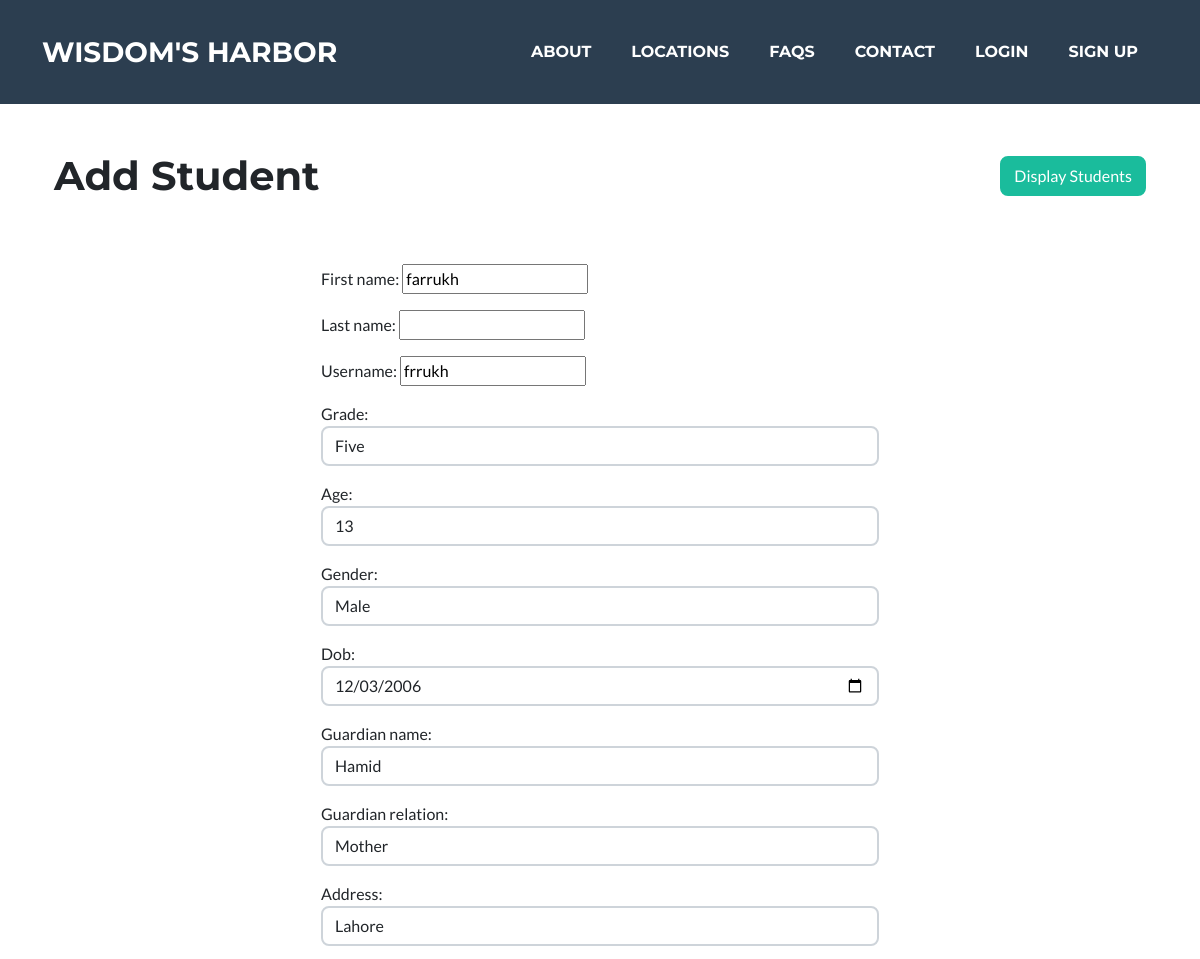
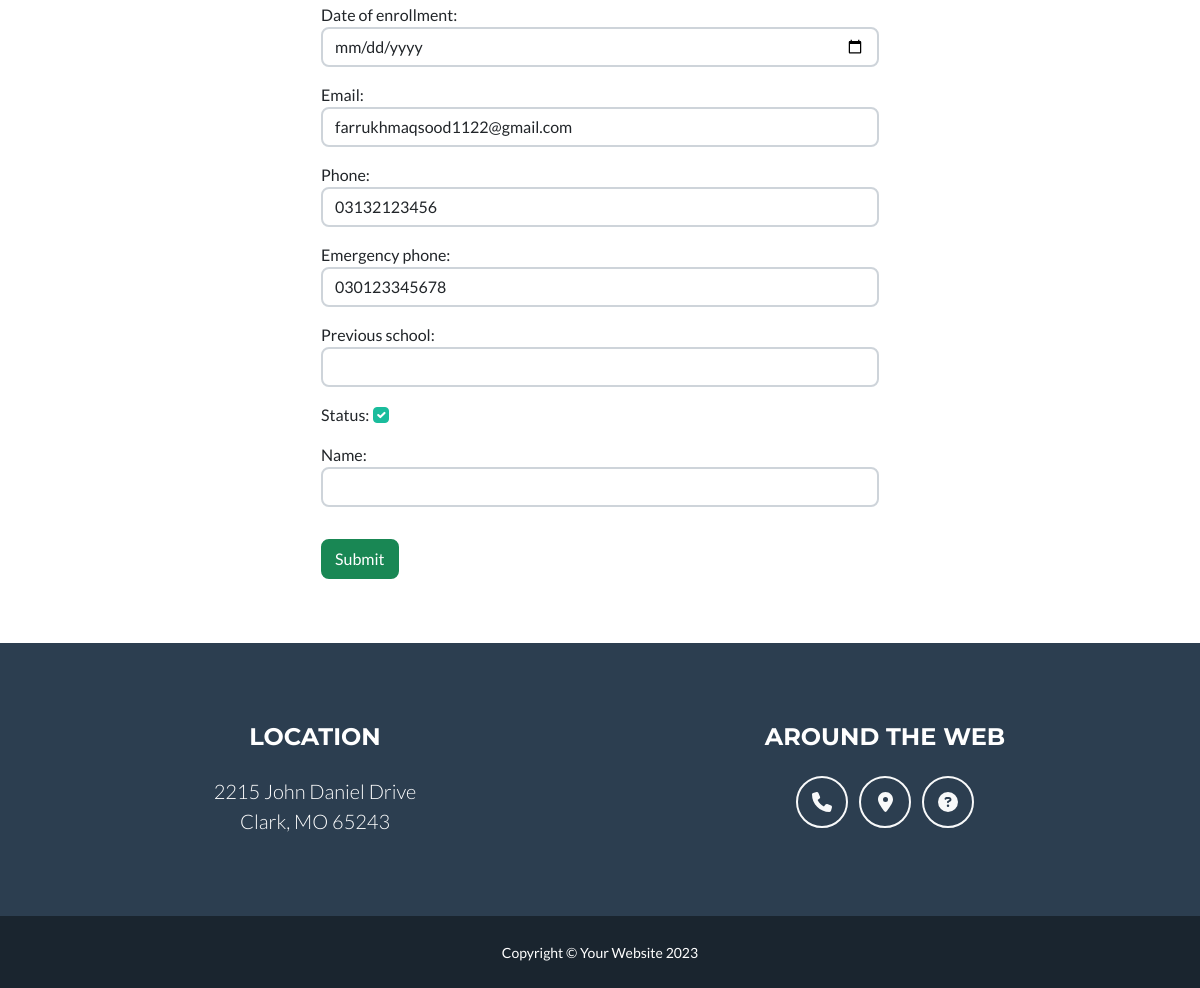
/student/register/18/, run on the app's committed database (2 pictures, top to bottom).
### school/models.py (models this page shows)
class StudentApplication(models.Model):
    first_name = models.CharField(max_length=255, default="Name")
    last_name = models.CharField(max_length=255, null=True, blank=True)
    username = models.CharField(max_length=255, default='')
    grade = models.ForeignKey(Grade, on_delete= models.CASCADE)
    age = models.IntegerField()
    gender = models.ForeignKey(Gender, on_delete=models.CASCADE)
    dob = models.DateField()
    guardian_name = models.CharField(max_length=255)
    guardian_relation = models.ForeignKey(GuardianRelation, on_delete=models.CASCADE)
    address = models.CharField(max_length=500)
    email = models.EmailField()
    phone = models.CharField(max_length=100)
    emergency_phone = models.CharField(max_length=100)
    previous_school = models.CharField(max_length=200, null=True, blank=True)
    is_registered = models.BooleanField(default=False)
    seen = models.BooleanField(default=False)

class Grade(models.Model):
    name = models.CharField(max_length=255)
    status = models.BooleanField(default=True)
    def __str__(self):
        return self.name

### school/views.py (the view)
# urls.py: path('student/register/<int:id>/', views.request_register, name='register_request'),
def request_register(request, id):
    current_student = StudentApplication.objects.get(pk=id)
    form = AddStudentForm(instance=current_student)
    return render(request, 'add_student.html', { 'form':form })

### school/models.py (called while the page is built)
    def __str__(self):
        return self.name

    def __str__(self):
        return self.name

### school/templates/add_student.html (shortened to what this page needs)
{% extends 'layout.html' %}
{% load static %}
{% block 'content' %}
    <div class="container d-flex align-items-center justify-content-center flex-column ">
        <div class="container d-flex align-items-center justify-content-between">
            <h1 class="my-5">Add Student</h1>
            <a href="{% url 'display_students' %}" class="btn btn-primary">Display Students</a>
        </div>
        <form class="w-50 mt-3" action="{% url 'add_student' %}" method="POST">
            {{ form.as_p }}
            <button class="btn btn-success my-3">Submit</button>
        </form>
    </div>
{% endblock %}

### data on the page
StudentApplication: first_name "farrukh", username "frrukh", grade "Five", age "13", gender "Male", dob "12/03/2006", guardian_name "Hamid", guardian_relation "Mother", address "Lahore", email "farrukhmaqsood1122@gmail.com", phone "03132123456", emergency_phone "030123345678"
